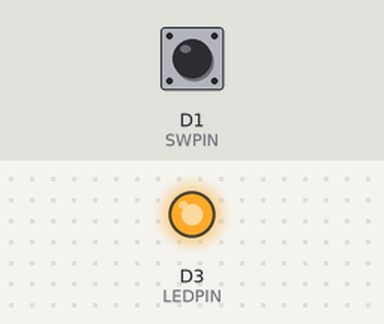
This sketch was run on a simulated ESP8266 (NodeMCU). Parts: output pins drawn as LEDs (lit = HIGH). The test bench sets the inputs (shaded band); at power-on: D1 (SWPIN) HIGH.

Above: at 1.2 s.
1.3 s: D1 (SWPIN) pulled LOW for 0.15 s
At 2.7 s:
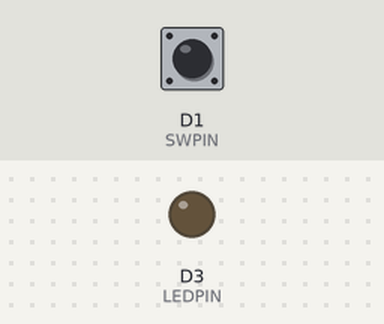
3.0 s: D1 (SWPIN) pulled LOW for 1 s
At 5.3 s:
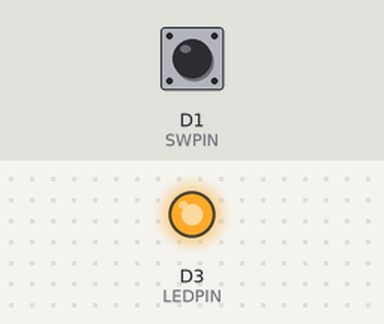
5.6 s: D1 (SWPIN) pulled LOW for 3.2 s
At 10.2 s:
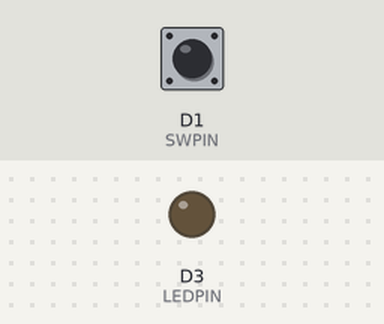
Timing chart, 0 to 11.7 s (numbered marks = the images above; inputs shaded):
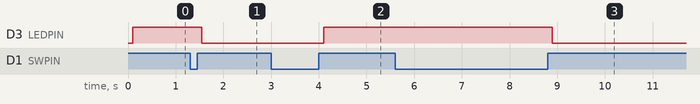

The sketch:

LAB05-ToggleSwitch.ino
```cpp
#define SWPIN D1            // Define D1 as switch pin
#define LEDPIN D3           // Define D3 as LED pin

int buttonState = 0;
int ledState = 0;

void setup() {
  pinMode(LEDPIN, OUTPUT);  // Set pin as output
  pinMode(SWPIN, INPUT);    // set pin as input
}

void loop(){
  int  reading = digitalRead(SWPIN);
  if(buttonState != reading) {
      delay(100);
      buttonState=reading;
      if (buttonState == HIGH) {
          ledState = !ledState;
      }
   }
   digitalWrite(LEDPIN,ledState);
}
```

Measured:
- after the input at 1.3 s, D3 (LEDPIN): HIGH → LOW after 0.25 s
- after the input at 3.0 s, D3 (LEDPIN): LOW → HIGH after 1.1 s
- after the input at 5.6 s, D3 (LEDPIN): HIGH → LOW after 3.3 s
